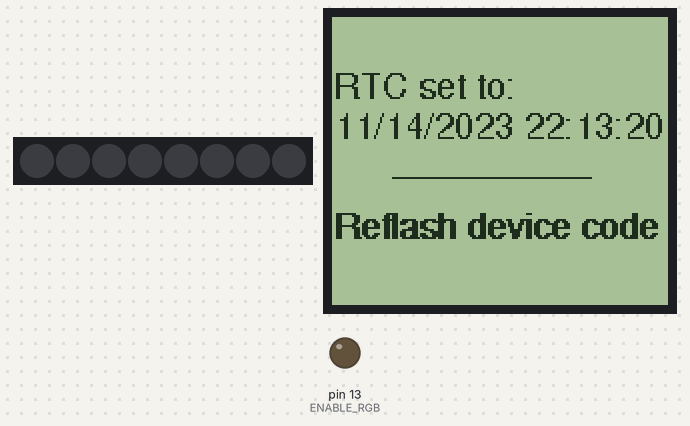
A sketch run on a simulated Arduino Uno, built with avr-gcc and run on an emulated ATmega328P. Parts: 8 RGB LEDs in strip order, left to right, 168×144 one-colour display, output pins drawn as LEDs (lit = HIGH). The local clock reads 2024-03-15 10:24:30 at power-on unless the sketch sets it; random numbers use the default seed unless the sketch sets one; what the sketch prints to the serial monitor is not drawn.

Above: at 1.53 s.
At 2.79 s:
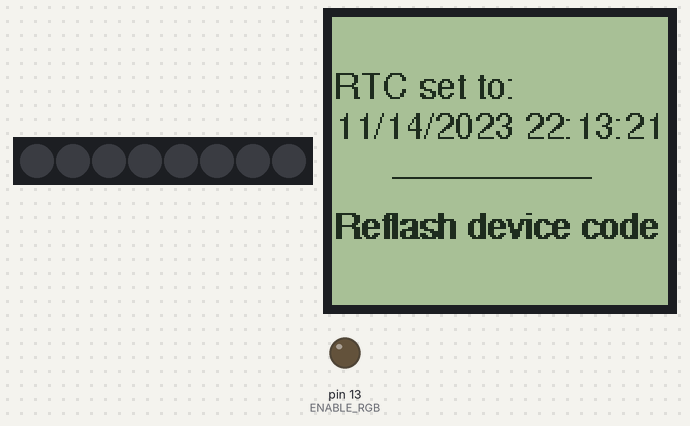
At 4.06 s:
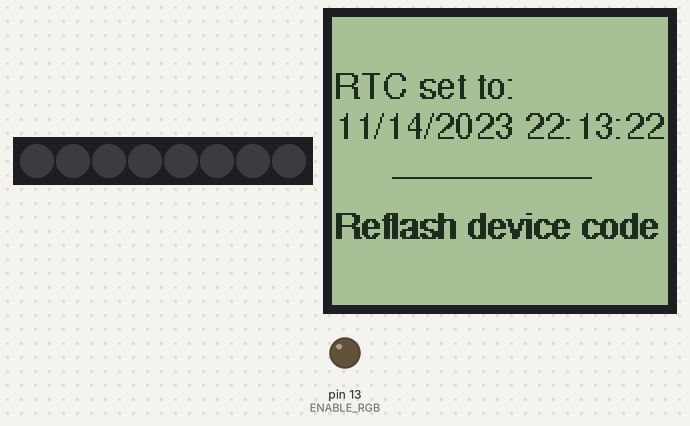
At 33.8 s:
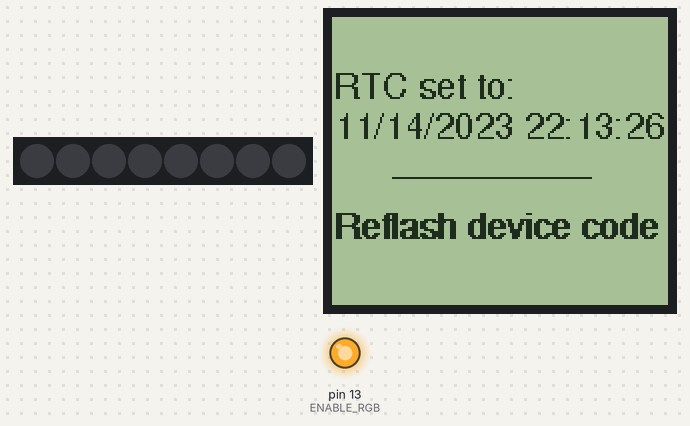
Timing chart, 0 to 39.3 s (numbered marks = the images above):
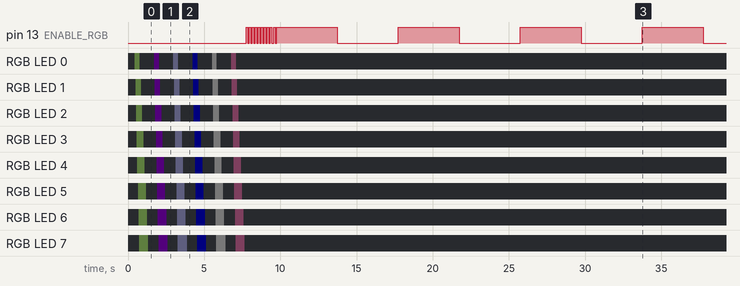

The sketch:

SetClock_ModifiedOEPS.ino
```cpp
// (licence header left out)
/********************************************************
  Include libraries
********************************************************/
#include <Wire.h>
#include <SPI.h>
#include "RTClib.h"
#include <Adafruit_SharpMem.h>
#include <Adafruit_GFX.h>
#include <Fonts/FreeSans9pt7b.h>
#include <Adafruit_NeoPixel.h>

/********************************************************
  Setup Sharp Memory Display
********************************************************/
#define SHARP_SCK  12
#define SHARP_MOSI 11
#define SHARP_SS   10
#define BLACK 0
#define WHITE 1
Adafruit_SharpMem display(SHARP_SCK, SHARP_MOSI, SHARP_SS, 144, 168);
int minorHalfSize;

/********************************************************
  Setup RTC object
********************************************************/
RTC_PCF8523 rtc;
char daysOfTheWeek[7][12] = {"Sunday", "Monday", "Tuesday", "Wednesday", "Thursday", "Friday", "Saturday"};

/********************************************************
  Initialize NEOPIXEL strip
********************************************************/
#define NEOPIXEL A1
Adafruit_NeoPixel strip = Adafruit_NeoPixel(8, NEOPIXEL, NEO_GRBW + NEO_KHZ800);
#define ENABLE_RGB 13

/********************************************************
  // Fill the dots one after the other with a color
 ********************************************************/
void colorWipe(uint32_t c, uint8_t wait) {
  for (uint16_t i = 0; i < strip.numPixels(); i++) {
    strip.setPixelColor(i, c);
    strip.show();
    delay(wait);
  }
}

void setup () {
  Serial.begin(57600);  //open serial monitor so you can see time output on computer via USB

  /********************************************************
    Start neopixel library
  ********************************************************/
  pinMode(ENABLE_RGB, OUTPUT);
  strip.begin();
  strip.show(); // Initialize all pixels to 'off'

  /********************************************************
      Set RTC to computer date and time
    ********************************************************/
  if (! rtc.begin()) {
    Serial.println("Couldn't find RTC");  //This will trigger if RTC cannot be found
    while (1);
  }

  rtc.adjust(DateTime(F(__DATE__), F(__TIME__)));

  /********************************************************
    The below line sets the RTC with an explicit date & time, for example to set
    January 21, 2014 at 3am you would call:
   ********************************************************/
  //rtc.adjust(DateTime(2018, 8, 24, 11, 20, 0));


  /********************************************************
     Start, clear, and setup the display
   ********************************************************/
  display.begin();
  minorHalfSize = min(display.width(), display.height()) / 2;
  display.setRotation(3);
  display.setTextColor(BLACK);
  display.setFont(&FreeSans9pt7b);
  display.setTextSize(1);
  display.clearDisplay();
  display.refresh();
}

int rtc_show_timeout = 0;
#define LED 8

void loop () {
  digitalWrite(ENABLE_RGB, LOW);
  DateTime now = rtc.now();

  /********************************************************
       Display date and time of RTC
     ********************************************************/
  display.setCursor(1, 40);
  display.print ("RTC set to:");
  display.setCursor(1, 40);
  display.print ("RTC set to:");

  display.fillRoundRect (0, 45, 400, 25, 1, WHITE);
  //display.refresh();
  display.setCursor(1, 60);
  if (now.month() < 10)
    display.print('0');      // Trick to add leading zero for formatting
  display.print(now.month(), DEC);
  display.print("/");
  if (now.day() < 10)
    display.print('0');      // Trick to add leading zero for formatting
  display.print(now.day(), DEC);
  display.print("/");
  display.print(now.year(), DEC);
  display.print(" ");
  display.print(now.hour(), DEC);
  display.print(":");
  if (now.minute() < 10)
    display.print('0');      // Trick to add leading zero for formatting
  display.print(now.minute(), DEC);
  display.print(":");
  if (now.second() < 10)
    display.print('0');      // Trick to add leading zero for formatting
  display.println(now.second(), DEC);

  display.drawFastHLine(30, 80, 100, BLACK);

  display.setCursor(1, 110);
  display.print ("Reflash device code");
  display.setCursor(2, 110);
  display.print ("Reflash device code");
  display.refresh();
  //delay (200);

  /********************************************************
       Print to Serial monitor as well
     ********************************************************/
  Serial.println ("RTC set to: ");
  Serial.print(now.month(), DEC);
  Serial.print('/');
  Serial.print(now.day(), DEC);
  Serial.print('/');
  Serial.print(now.year(), DEC);
  Serial.print(" (");
  Serial.print(daysOfTheWeek[now.dayOfTheWeek()]);
  Serial.print(") ");
  Serial.print(now.hour(), DEC);
  Serial.print(':');
  Serial.print(now.minute(), DEC);
  Serial.print(':');
  Serial.print(now.second(), DEC);
  Serial.println();
  Serial.println();
  //delay(500);

  /********************************************************
    // Randomly fill the neopixel bar with color
   ********************************************************/
  colorWipe(strip.Color(random(0, 5), random(0, 5), random(0, 5)), 40); // Color wipe
  colorWipe(strip.Color(0, 0, 0), 80); // OFF

  rtc_show_timeout++;

  if (rtc_show_timeout == 6)
  {
    for (int i = 0; i < 10; i++)
    {
      digitalWrite(ENABLE_RGB, HIGH);
      delay(100);
      digitalWrite(ENABLE_RGB, LOW);
      delay(100);
    }
    while(1)
    {
      digitalWrite(ENABLE_RGB, HIGH);
      digitalWrite(LED, HIGH);
      delay(4000);

      digitalWrite(ENABLE_RGB, LOW);
      digitalWrite(LED, LOW);
      delay(4000);
    }
  }
}
```

Measured:
- by itself, pin 13 (ENABLE_RGB): goes 10 × (HIGH 0.10 s, LOW 0.10 s), 3 × (HIGH 4.0 s, LOW 4.0 s), HIGH 4.0 s, then LOW
- by itself, RGB LED 0: off → RGB(3, 4, 2) at 0.46 s, → off 0.32 s later, → RGB(2, 0, 3) 0.94 s later, → off 0.32 s later, … (12 changes in this stretch)
- by itself, RGB LED 1: off → RGB(3, 4, 2) at 0.50 s, → off 0.36 s later, → RGB(2, 0, 3) 0.90 s later, → off 0.36 s later, … (12 changes in this stretch)
